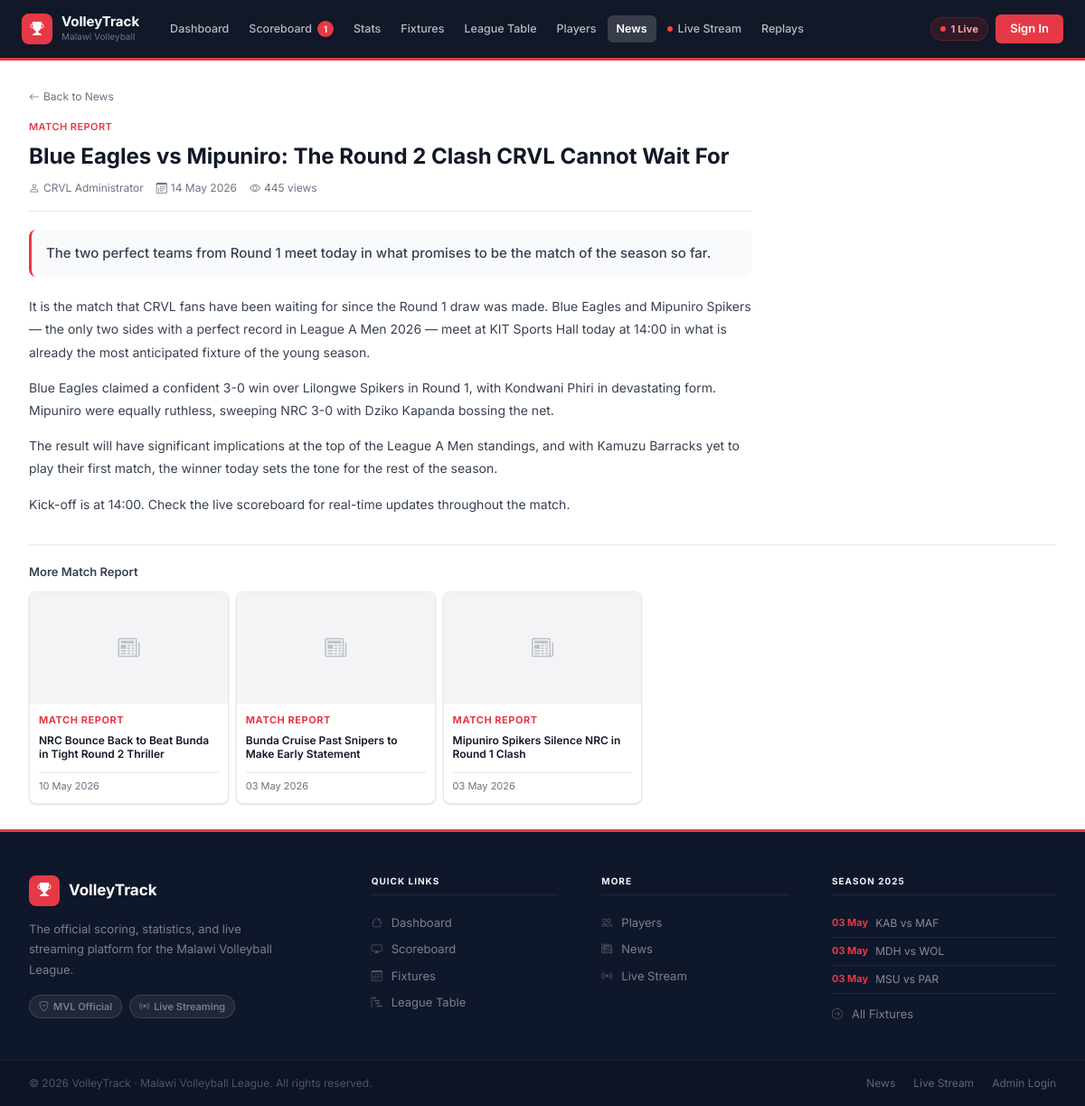
/modules/news/article.php?slug=blue-eagles-mipuniro-round-2-preview, run on the app's committed database.
### tables this page shows
CREATE TABLE IF NOT EXISTS news_articles (
  id INT AUTO_INCREMENT PRIMARY KEY,
  author_id INT DEFAULT NULL,
  title VARCHAR(255) NOT NULL,
  slug VARCHAR(191) NOT NULL UNIQUE,
  summary TEXT DEFAULT NULL,
  content LONGTEXT NOT NULL,
  featured_image VARCHAR(255) DEFAULT NULL,
  category ENUM('Match Report','Transfer','General','Tournament','Interview','Analysis') DEFAULT 'General',
  tags VARCHAR(255) DEFAULT NULL,
  status ENUM('Draft','Published','Archived') DEFAULT 'Draft',
  is_featured TINYINT(1) DEFAULT 0,
  views INT DEFAULT 0,
  published_at TIMESTAMP NULL DEFAULT NULL,
  created_at TIMESTAMP DEFAULT CURRENT_TIMESTAMP,
  FOREIGN KEY (author_id) REFERENCES users(id) ON DELETE SET NULL
);

CREATE TABLE IF NOT EXISTS users (
  id INT AUTO_INCREMENT PRIMARY KEY,
  username VARCHAR(50) NOT NULL UNIQUE,
  email VARCHAR(150) NOT NULL UNIQUE,
  password_hash VARCHAR(255) NOT NULL,
  full_name VARCHAR(150) NOT NULL,
  role ENUM('Admin','Referee','Scorer','Viewer') DEFAULT 'Viewer',
  is_active TINYINT(1) DEFAULT 1,
  last_login TIMESTAMP NULL DEFAULT NULL,
  created_at TIMESTAMP DEFAULT CURRENT_TIMESTAMP
);

CREATE TABLE IF NOT EXISTS matches (
  id INT AUTO_INCREMENT PRIMARY KEY,
  season_id INT NOT NULL,
  home_team_id INT NOT NULL,
  away_team_id INT NOT NULL,
  match_date DATETIME NOT NULL,
  venue VARCHAR(150) DEFAULT NULL,
  round VARCHAR(50) DEFAULT NULL,
  status ENUM('Scheduled','Live','Completed','Postponed','Cancelled') DEFAULT 'Scheduled',
  home_sets_won INT DEFAULT 0,
  away_sets_won INT DEFAULT 0,
  set_scores JSON DEFAULT NULL,
  current_set INT DEFAULT 1,
  home_score_current_set INT DEFAULT 0,
  away_score_current_set INT DEFAULT 0,
  started_at TIMESTAMP NULL DEFAULT NULL,
  ended_at TIMESTAMP NULL DEFAULT NULL,
  created_at TIMESTAMP DEFAULT CURRENT_TIMESTAMP,
  FOREIGN KEY (season_id) REFERENCES seasons(id),
  FOREIGN KEY (home_team_id) REFERENCES teams(id),
  FOREIGN KEY (away_team_id) REFERENCES teams(id)
);

CREATE TABLE IF NOT EXISTS teams (
  id INT AUTO_INCREMENT PRIMARY KEY,
  name VARCHAR(100) NOT NULL,
  short_name VARCHAR(10) NOT NULL,
  home_court VARCHAR(150) DEFAULT NULL,
  city VARCHAR(100) DEFAULT NULL,
  coach VARCHAR(100) DEFAULT NULL,
  color_primary VARCHAR(7) DEFAULT '#555555',
  is_active TINYINT(1) DEFAULT 1,
  created_at TIMESTAMP DEFAULT CURRENT_TIMESTAMP
);

### includes/config.php (called while the page is built, shortened)
<?php
function isLoggedIn(): bool { return isset($_SESSION['user_id']); }

### modules/news/article.php (the view, shortened to what this page needs)
<?php
require_once __DIR__.'/../../includes/config.php';
$slug=$_GET['slug']??'';
$db=getDB();
$s=$db->prepare("SELECT na.*,u.full_name an FROM news_articles na LEFT JOIN users u ON u.id=na.author_id WHERE na.slug=? AND na.status='Published'");
$s->execute([$slug]);$art=$s->fetch();
$db->prepare("UPDATE news_articles SET views=views+1 WHERE id=?")->execute([$art['id']]);
$related=$db->prepare("SELECT id,title,slug,category,published_at,featured_image FROM news_articles WHERE status='Published' AND id!=? AND category=? ORDER BY published_at DESC LIMIT 3");
$related->execute([$art['id'],$art['category']]);$related=$related->fetchAll();
$catC=['Match Report'=>'var(--acc)','Analysis'=>'var(--pri)','General'=>'var(--grn)','Tournament'=>'var(--gld)','Interview'=>'var(--pur)','Transfer'=>'var(--acc)'];
include __DIR__.'/../../includes/header.php';
?>
<div class="content">
  <div style="max-width:800px">
    <div style="margin-bottom:16px">
      <a href="<?= APP_URL ?>/modules/news/index.php" style="font-size:12px;color:var(--t3);text-decoration:none;display:inline-flex;align-items:center;gap:4px" onmouseover="this.style.color='var(--t1)'" onmouseout="this.style.color='var(--t3)'">
        <i class="bi bi-arrow-left"></i>Back to News
      </a>
    </div>
    <div style="font-size:11px;font-weight:600;color:<?= $catC[$art['category']]??'var(--t2)' ?>;text-transform:uppercase;letter-spacing:.04em;margin-bottom:10px"><?= htmlspecialchars($art['category']) ?></div>
    <h1 style="font-size:24px;font-weight:700;line-height:1.2;margin-bottom:12px;color:var(--t1)"><?= htmlspecialchars($art['title']) ?></h1>
    <div style="display:flex;align-items:center;gap:14px;font-size:12px;color:var(--t3);margin-bottom:20px;padding-bottom:16px;border-bottom:1px solid var(--b0)">
      <span><i class="bi bi-person me-1"></i><?= htmlspecialchars($art['an']??'Staff') ?></span>
      <span><i class="bi bi-calendar3 me-1"></i><?= date('d F Y',strtotime($art['published_at'])) ?></span>
      <span><i class="bi bi-eye me-1"></i><?= number_format($art['views']) ?> views</span>
    </div>
    <?php if($art['summary']): ?>
    <div style="font-size:15px;font-weight:500;color:var(--t2);line-height:1.6;margin-bottom:20px;padding:14px 16px;background:var(--s2);border-radius:var(--r);border-left:3px solid var(--acc)"><?= htmlspecialchars($art['summary']) ?></div>
    <?php endif; ?>
    <div class="article-body"><?= $art['content'] ?></div>
  </div>
  <?php if(!empty($related)): ?>
  <div style="margin-top:32px;padding-top:20px;border-top:1px solid var(--b0)">
    <div style="font-size:13px;font-weight:600;color:var(--t2);margin-bottom:12px">More <?= htmlspecialchars($art['category']) ?></div>
    <div style="display:grid;grid-template-columns:repeat(auto-fill,minmax(220px,1fr));gap:8px">
      <?php foreach($related as $r): $c=$catC[$r['category']]??'var(--t2)'; ?>
      <a href="<?= APP_URL ?>/modules/news/article.php?slug=<?= urlencode($r['slug']) ?>" class="news-card">
        <div class="news-thumb">
          <?php if($r['featured_image']): ?><img src="<?= APP_URL ?>/assets/uploads/news/<?= htmlspecialchars($r['featured_image']) ?>" alt="">
          <?php else: ?><div style="display:flex;align-items:center;justify-content:center;min-height:100px;background:var(--s3)"><i class="bi bi-newspaper" style="font-size:24px;color:var(--t3);opacity:.4"></i></div><?php endif; ?>
        </div>
        <div class="news-body" style="padding:10px">
          <div class="news-cat" style="color:<?= $c ?>"><?= htmlspecialchars($r['category']) ?></div>
          <div class="news-title" style="font-size:12px"><?= htmlspecialchars($r['title']) ?></div>
          <div class="news-meta" style="margin-top:6px;padding-top:6px"><span><?= date('d M Y',strtotime($r['published_at'])) ?></span></div>
        </div>
      </a>
      <?php endforeach; ?>
    </div>
  </div>
  <?php endif; ?>
</div>
<?php include __DIR__.'/../../includes/footer.php'; ?>

### includes/footer.php (shortened to what this page needs)
</div>
<footer class="site-footer">
  <div class="footer-inner">
    <div class="footer-col footer-brand">
      <div class="footer-logo">
        <div class="brand-icon"><i class="bi bi-trophy-fill"></i></div>
        <span class="brand-name">VolleyTrack</span>
      </div>
      <p>The official scoring, statistics, and live streaming platform for the Malawi Volleyball League.</p>
      <div class="footer-badges">
        <span><i class="bi bi-shield-check"></i> MVL Official</span>
        <span><i class="bi bi-broadcast"></i> Live Streaming</span>
      </div>
    </div>
    <div class="footer-col">
      <h4>Quick Links</h4>
      <a href="<?= APP_URL ?>/" class="footer-link"><i class="bi bi-house"></i>Dashboard</a>
      <a href="<?= APP_URL ?>/modules/scoreboard/index.php" class="footer-link"><i class="bi bi-display"></i>Scoreboard</a>
      <a href="<?= APP_URL ?>/modules/fixtures/index.php" class="footer-link"><i class="bi bi-calendar3"></i>Fixtures</a>
      <a href="<?= APP_URL ?>/modules/tables/index.php" class="footer-link"><i class="bi bi-bar-chart-steps"></i>League Table</a>
    </div>
    <div class="footer-col">
      <h4>More</h4>
      <a href="<?= APP_URL ?>/modules/players/index.php" class="footer-link"><i class="bi bi-people"></i>Players</a>
      <a href="<?= APP_URL ?>/modules/news/index.php" class="footer-link"><i class="bi bi-newspaper"></i>News</a>
      <a href="<?= APP_URL ?>/modules/streaming/index.php" class="footer-link"><i class="bi bi-broadcast"></i>Live Stream</a>
    </div>
    <div class="footer-col">
      <h4>Season 2025</h4>
      <?php
        try {
          $db = getDB();
          $ft = $db->query("SELECT m.match_date, ht.short_name hn, at.short_name an FROM matches m JOIN teams ht ON ht.id=m.home_team_id JOIN teams at ON at.id=m.away_team_id WHERE m.status='Scheduled' ORDER BY m.match_date ASC LIMIT 3")->fetchAll();
          foreach($ft as $m):
      ?>
      <div class="footer-fixture">
        <span class="fx-date"><?= date('d M',strtotime($m['match_date'])) ?></span>
        <span class="fx-teams"><?= htmlspecialchars($m['hn']) ?> vs <?= htmlspecialchars($m['an']) ?></span>
      </div>
      <?php endforeach; } catch(Exception $e){} ?>
      <a href="<?= APP_URL ?>/modules/fixtures/index.php" class="footer-link" style="margin-top:8px"><i class="bi bi-arrow-right-circle"></i>All Fixtures</a>
    </div>
  </div>
  <div class="footer-bottom">
    <div class="footer-bottom-inner">
      <span>© <?= date('Y') ?> VolleyTrack · Malawi Volleyball League. All rights reserved.</span>
      <div class="footer-bottom-links">
        <a href="<?= APP_URL ?>/modules/news/index.php">News</a>
        <a href="<?= APP_URL ?>/modules/streaming/index.php">Live Stream</a>
        <?php if(!isLoggedIn()): ?><a href="<?= APP_URL ?>/login.php">Admin Login</a><?php endif; ?>
      </div>
    </div>
  </div>
</footer>
</body>
</html>

### data on the page
news_articles: category "MATCH REPORT", title "Blue Eagles vs Mipuniro: The Round 2 Clash CRVL Cannot Wait For", author.full_name "CRVL Administrator", published_at "14 May 2026", views "445", summary "The two perfect teams from Round 1 meet today in what promises to be the match of the season so far.", content "It is the match that CRVL fans have been waiting for since the Round 1 draw was made. Blue Eagles and Mipuniro Spikers — the only two sides with a perfect record in League A Men 2026 — meet at KIT Sports Hall today at 14:00 in what is already the most anticipated fixture of the young season. Blue Eagles claimed a confident 3-0 win over Lilongwe Spikers in Round 1, with Kondwani Phiri in devastating form. Mipuniro were equally ruthless, sweeping NRC 3-0 with Dziko Kapanda bossing the net. The result will have significant implications at the top of the League A Men standings, and with Kamuzu Barracks yet to play their first match, the winner today sets the tone for the rest of the season.…", category "Match Report"
news_articles: category "MATCH REPORT", title "NRC Bounce Back to Beat Bunda in Tight Round 2 Thriller", published_at "10 May 2026"
news_articles: category "MATCH REPORT", title "Bunda Cruise Past Snipers to Make Early Statement", published_at "03 May 2026"
news_articles: category "MATCH REPORT", title "Mipuniro Spikers Silence NRC in Round 1 Clash", published_at "03 May 2026"
matches: match_date "03 May", home_team.short_name "KAB", away_team.short_name "MAF"
matches: match_date "03 May", home_team.short_name "MDH", away_team.short_name "WOL"
matches: match_date "03 May", home_team.short_name "MSU", away_team.short_name "PAR"

### other printed values
$lbl "Dashboard"
$lbl "Scoreboard"
$liveMatches "1"
$lbl "Stats"
$lbl "Fixtures"
$lbl "League Table"
$lbl "Players"
$lbl "News"
$lbl "Live Stream"
$lbl "Replays"
